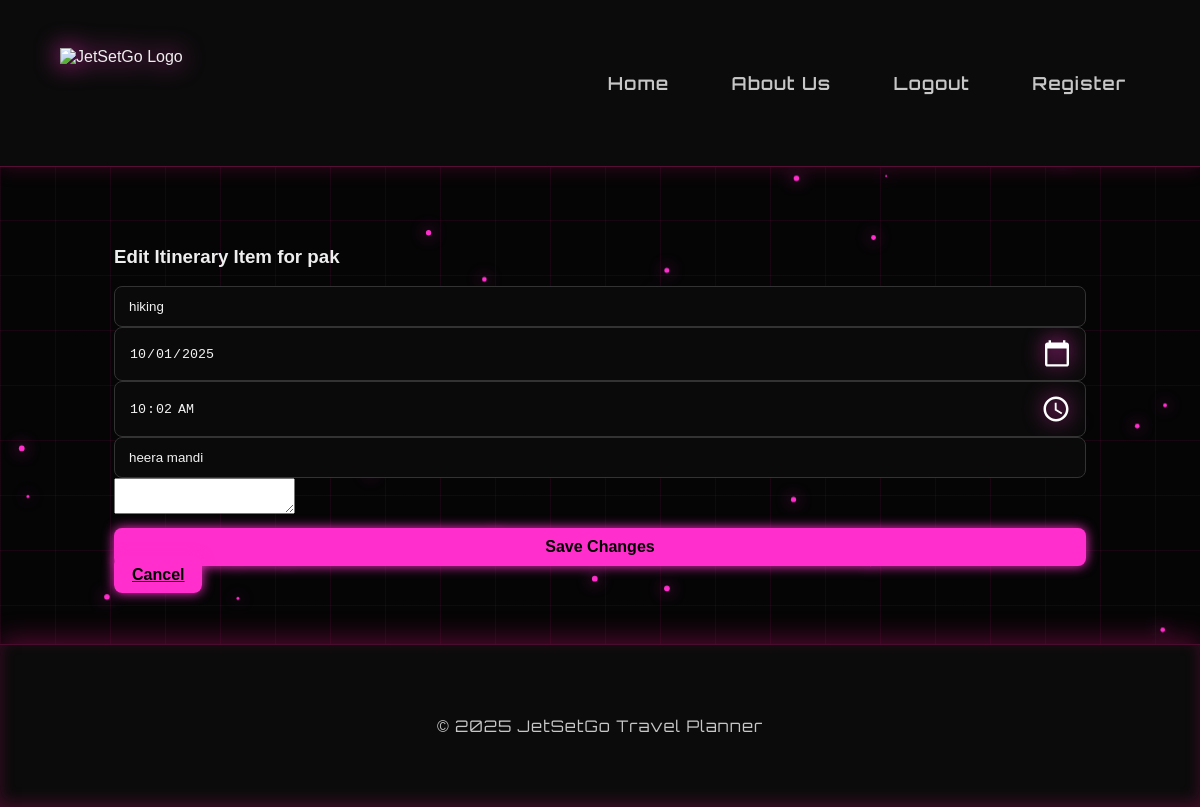
The app's page /itinerary/1/edit (signed in), older data.
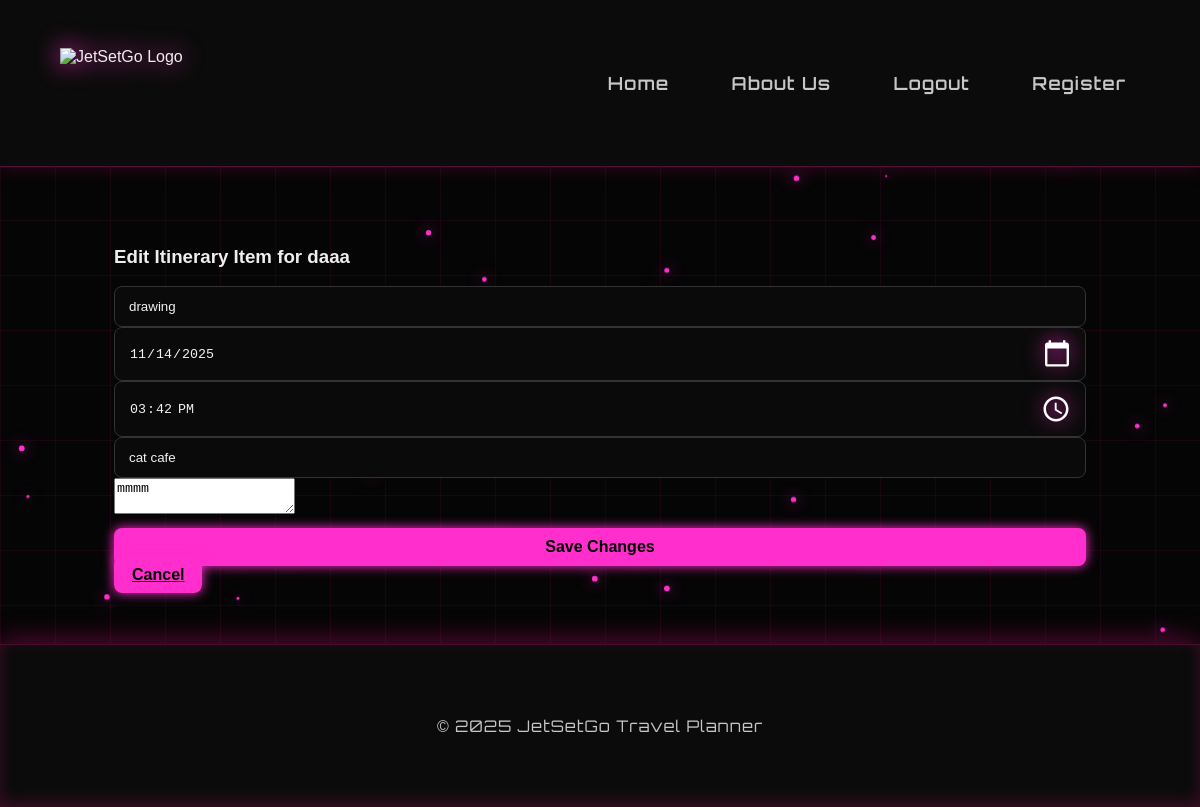
The same page, newer data.
### app/models.py (models this page shows, shortened)
class Trip(db.Model):
    __tablename__ = "trip"
    id = db.Column(db.Integer, primary_key=True)
    title = db.Column(db.String(100), nullable=False)
    start_date = db.Column(db.Date, nullable=False)
    end_date = db.Column(db.Date, nullable=False)
    description = db.Column(db.Text, nullable=True)
    destinations = db.relationship(
        "TripDestination",
        backref="trip",
        cascade="all, delete-orphan",
        lazy=True
    )
    itinerary = db.relationship("ItineraryItem", backref="trip", lazy=True, cascade="all, delete-orphan")
    budget = db.relationship("Budget", backref="trip", uselist=False, cascade="all, delete-orphan")
    participants = db.relationship("User", secondary=trip_users, backref=db.backref("trips", lazy="dynamic"))
    reviews = db.relationship("Review", backref="trip", lazy=True, cascade="all, delete-orphan")
    def get_participant_ids(self):
        return [user.id for user in self.participants]

class ItineraryItem(db.Model):
    __tablename__ = "itinerary_item"
    id = db.Column(db.Integer, primary_key=True)
    title = db.Column(db.String(100), nullable=False)
    date = db.Column(db.Date, nullable=False)
    location = db.Column(db.String(150))
    notes = db.Column(db.Text)
    time = db.Column(db.Time)
    trip_id = db.Column(db.Integer, db.ForeignKey("trip.id"), nullable=False)

### app/routes/trips.py (the view, shortened to what this page needs)
@trips_bp.route("/itinerary/<int:item_id>/edit", methods=["GET", "POST"])
def edit_itinerary(item_id):
    item = ItineraryItem.query.get_or_404(item_id)
    user_id = session.get("user_id")
    if user_id not in item.trip.get_participant_ids():
        flash("You do not have permission to edit this itinerary item.", "info")
        return redirect(url_for("trips.trip_detail", trip_id=item.trip_id))
    trip = item.trip
    return render_template("edit_itinerary.html", item=item, trip=trip)

### app/templates/edit_itinerary.html (shortened to what this page needs)
{% extends "base.html" %}
{% block content %}
<div class="container mt-4">
  <h3>Edit Itinerary Item for {{ trip.title }}</h3>
  <form action="{{ url_for('trips.edit_itinerary', item_id=item.id) }}" method="POST">
      <input type="text" name="title" value="{{ item.title }}" required class="form-control mb-2">
      <input type="date" name="date" value="{{ item.date }}" required class="form-control mb-2">
      <input type="time" name="time" value="{{ item.time }}" class="form-control mb-2">
      <input type="text" name="location" value="{{ item.location }}" class="form-control mb-2">
      <textarea name="notes" class="form-control mb-2">{{ item.notes }}</textarea>
      <button type="submit" class="btn btn-success">Save Changes</button>
      <a href="{{ url_for('trips.trip_detail', trip_id=trip.id) }}" class="btn btn-secondary">Cancel</a>
  </form>
</div>
{% endblock %}

Row changes from the older to the newer data that the page shows:
changed Trip: title "pak" → "daaa"
changed ItineraryItem: title "hiking" → "drawing"; date "10/01/2025" → "11/14/2025"; time "10:02:00" → "15:42:00"; location "heera mandi" → "cat cafe"; notes (not shown) → "mmmm"
